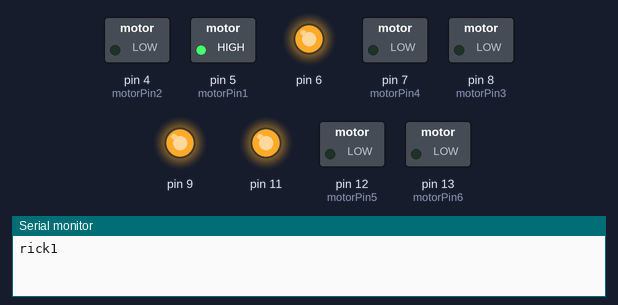
Bench run of a sketch on a simulated Arduino Uno, built with avr-gcc and run on an emulated ATmega328P. Shown: switched loads named in the sketch (green lamp = pin HIGH), output pins drawn as LEDs (lit = HIGH), the last lines printed to the serial monitor.

Above: at 2.5 s.
At 7.5 s:
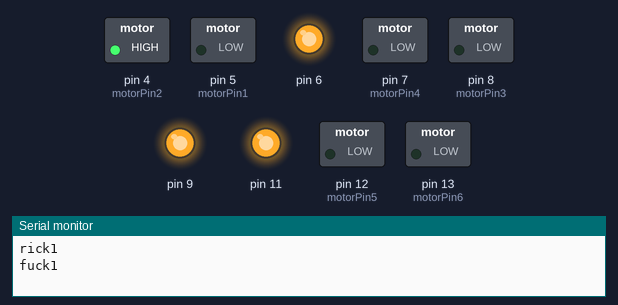
At 12.5 s:
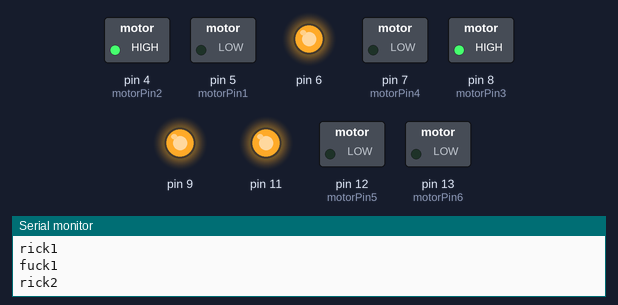
At 17.5 s:
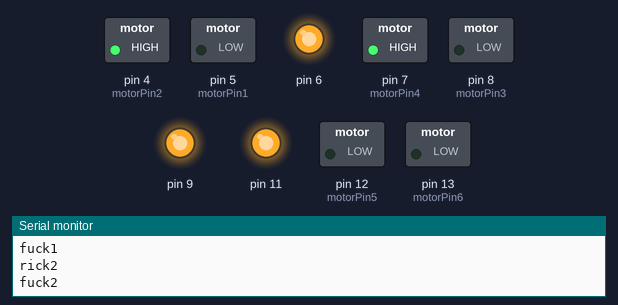
At 22.5 s:
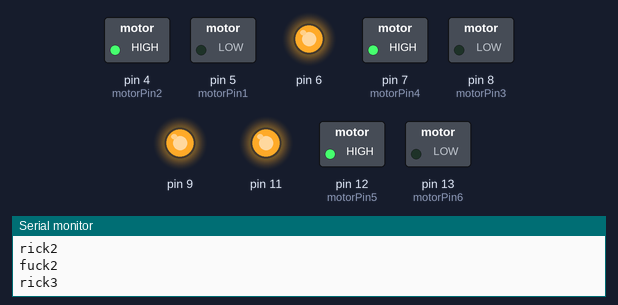
At 27.5 s:
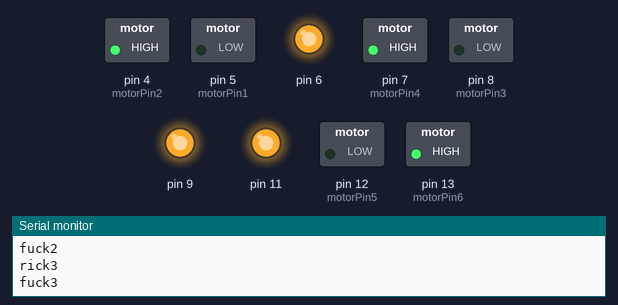
Timing chart, 0 to 39.0 s (numbered marks = the images above):
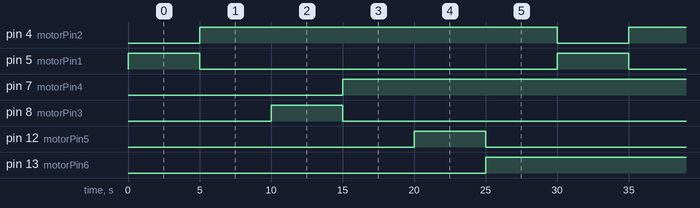

The sketch:

Stuart_actuators.ino
```cpp
const int motorPin1  = 5;
const int motorPin2  = 4;
const int motorPin3  = 8;
const int motorPin4  = 7;
const int motorPin5  = 12;
const int motorPin6  = 13;

void setup()
{
  pinMode(motorPin1, OUTPUT);
  pinMode(motorPin2, OUTPUT);
  pinMode(motorPin3, OUTPUT);
  pinMode(motorPin4, OUTPUT);
  pinMode(motorPin5, OUTPUT);
  pinMode(motorPin6, OUTPUT);
  pinMode(6, OUTPUT);
  analogWrite(6, 255);
  pinMode(9, OUTPUT);
  analogWrite(9, 255);
  pinMode(11, OUTPUT);
  analogWrite(11, 255);
  Serial.begin(9600);
}
void loop()
{

    Aup();    delay(5000);
    Adown();    delay(5000);

    Bup();    delay(5000);
     Bdown();    delay(5000);

    Cup();    delay(5000);
    Cdown();    delay(5000);
}

void Aup()                                                     //This code  will turn Motor A up.
{
    digitalWrite(motorPin1, HIGH);
    digitalWrite(motorPin2, LOW);
    Serial.println("rick1");
}

void Adown()                                                   //This code will turn Motor A down.
{
    digitalWrite(motorPin1, LOW);
    digitalWrite(motorPin2, HIGH);
    Serial.println("fuck1");
}

void Astop()                                                  //This code will stop Motor A.
{
    digitalWrite(motorPin1, LOW);
    digitalWrite(motorPin2, LOW);
    Serial.println("stop1");
}

void Bup()                                                    //This code  will turn MotorB up.
{
    digitalWrite(motorPin3, HIGH);
    digitalWrite(motorPin4, LOW);
    Serial.println("rick2");
}

void Bdown()                                                  //This code will turn Motor B down.
{
    digitalWrite(motorPin3, LOW);
    digitalWrite(motorPin4, HIGH);
    Serial.println("fuck2");
}

void Bstop()                                                  //This code will stop Motor B.
{
    digitalWrite(motorPin3, LOW);
    digitalWrite(motorPin4, LOW);
    Serial.println("stop2");
}

void Cup()                                                    //This code will turn Motor C up.
{
    digitalWrite(motorPin5, HIGH);
    digitalWrite(motorPin6, LOW);
    Serial.println("rick3");
}

void Cdown()                                                  //This code will turn Motor C down.
{
    digitalWrite(motorPin5, LOW);
    digitalWrite(motorPin6, HIGH);
    Serial.println("fuck3");
}

void Cstop()                                                  //This code will stop Motor C.
{
    digitalWrite(motorPin5, LOW);
    digitalWrite(motorPin6, LOW);
    Serial.println("stop3");
}

void stopAll()                                                //STOPS THE MOTHERFUCKING UNIVERSE.
{
  Astop();Bstop();Cstop();
}
```

Measured:
- by itself, pin 4 (motorPin2), pin 7 (motorPin4), pin 13 (motorPin6): alternates HIGH for 25.0 s and LOW for 5.0 s
- by itself, pin 5 (motorPin1), pin 8 (motorPin3), pin 12 (motorPin5): alternates HIGH for 5.0 s and LOW for 25.0 s
